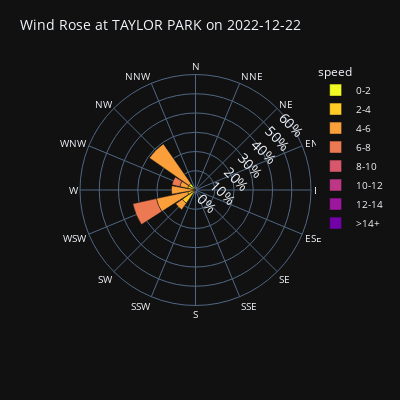

Notebook source saved alongside this figure:
### Code cell
# make subplots of wind rose for each site
for i,df in enumerate([tapc2_df, cairw_df, cascp_df, cacnm_df, co127_df, gothic_df, cbmr_df]):
    # get the station name from the unique station id 
    station_name = synoptic_metadata[df.Station_ID.unique()[0]]['STATION NAME']
    df_event_specific = df.query("Date_Time >= @start_time and Date_Time <= @end_time")
    # create wind rose dataframe for each station
    if ('wind_speed' in df_event_specific.columns) & ('wind_direction' in df_event_specific.columns):
        windrose_df = create_windrose_df(df_event_specific, wind_dir_var='wind_direction', wind_spd_var='wind_speed')
        # create a wind rose plot using bar_polar
        fig = px.bar_polar(windrose_df,
                            r="frequency", 
                            theta="direction", 
                            color="speed", template="plotly_dark",
                            color_discrete_sequence= px.colors.sequential.Plasma_r,
                            width= 400,
                            height=400,
                            barnorm='percent',
                              )
        # update the radial axis to show percentages
        fig.update_layout(
            title=f"Wind Rose at {station_name} on 2022-12-22",
            font_size=10,
            polar_radialaxis=dict(
                 ticksuffix='%',
                 tickfont_size=14,
                 showline=False,
                 showticklabels=True,
                 showgrid=True,
                 angle=45,
                 range=[0, 60]
              ),
        )
        fig.show()
    else:
        continue

### Figure 1 — Plotly figure (JSON) as saved in the notebook; plotly's stock layout.template omitted (floating-point values rounded to 4 significant figures)
{"data": [{"hovertemplate": "speed=0-2<br>frequency=%{r}<br>direction=%{theta}<extra></extra>", "legendgroup": "0-2", "marker": {"color": "#f0f921", "pattern": {"shape": ""}}, "name": "0-2", "r": [0, 0, 0, 0, 0, 0, 0, 0, 0, 0, 0, 0, 0, 0, 4.167, 0], "showlegend": true, "subplot": "polar", "theta": ["N", "NNE", "NE", "ENE", "E", "ESE", "SE", "SSE", "S", "SSW", "SW", "WSW", "W", "WNW", "NW", "NNW"], "type": "barpolar"}, {"hovertemplate": "speed=2-4<br>frequency=%{r}<br>direction=%{theta}<extra></extra>", "legendgroup": "2-4", "marker": {"color": "#fdca26", "pattern": {"shape": ""}}, "name": "2-4", "r": [0, 0, 0, 0, 0, 0, 0, 0, 0, 0, 8.333, 4.167, 0, 4.167, 0, 0], "showlegend": true, "subplot": "polar", "theta": ["N", "NNE", "NE", "ENE", "E", "ESE", "SE", "SSE", "S", "SSW", "SW", "WSW", "W", "WNW", "NW", "NNW"], "type": "barpolar"}, {"hovertemplate": "speed=4-6<br>frequency=%{r}<br>direction=%{theta}<extra></extra>", "legendgroup": "4-6", "marker": {"color": "#fb9f3a", "pattern": {"shape": ""}}, "name": "4-6", "r": [0, 0, 0, 0, 0, 0, 0, 0, 0, 0, 4.167, 16.67, 12.5, 4.167, 25, 0], "showlegend": true, "subplot": "polar", "theta": ["N", "NNE", "NE", "ENE", "E", "ESE", "SE", "SSE", "S", "SSW", "SW", "WSW", "W", "WNW", "NW", "NNW"], "type": "barpolar"}, {"hovertemplate": "speed=6-8<br>frequency=%{r}<br>direction=%{theta}<extra></extra>", "legendgroup": "6-8", "marker": {"color": "#ed7953", "pattern": {"shape": ""}}, "name": "6-8", "r": [0, 0, 0, 0, 0, 0, 0, 0, 0, 0, 0, 12.5, 0, 4.167, 0, 0], "showlegend": true, "subplot": "polar", "theta": ["N", "NNE", "NE", "ENE", "E", "ESE", "SE", "SSE", "S", "SSW", "SW", "WSW", "W", "WNW", "NW", "NNW"], "type": "barpolar"}, {"hovertemplate": "speed=8-10<br>frequency=%{r}<br>direction=%{theta}<extra></extra>", "legendgroup": "8-10", "marker": {"color": "#d8576b", "pattern": {"shape": ""}}, "name": "8-10", "r": [0, 0, 0, 0, 0, 0, 0, 0, 0, 0, 0, 0, 0, 0, 0, 0], "showlegend": true, "subplot": "polar", "theta": ["N", "NNE", "NE", "ENE", "E", "ESE", "SE", "SSE", "S", "SSW", "SW", "WSW", "W", "WNW", "NW", "NNW"], "type": "barpolar"}, {"hovertemplate": "speed=10-12<br>frequency=%{r}<br>direction=%{theta}<extra></extra>", "legendgroup": "10-12", "marker": {"color": "#bd3786", "pattern": {"shape": ""}}, "name": "10-12", "r": [0, 0, 0, 0, 0, 0, 0, 0, 0, 0, 0, 0, 0, 0, 0, 0], "showlegend": true, "subplot": "polar", "theta": ["N", "NNE", "NE", "ENE", "E", "ESE", "SE", "SSE", "S", "SSW", "SW", "WSW", "W", "WNW", "NW", "NNW"], "type": "barpolar"}, {"hovertemplate": "speed=12-14<br>frequency=%{r}<br>direction=%{theta}<extra></extra>", "legendgroup": "12-14", "marker": {"color": "#9c179e", "pattern": {"shape": ""}}, "name": "12-14", "r": [0, 0, 0, 0, 0, 0, 0, 0, 0, 0, 0, 0, 0, 0, 0, 0], "showlegend": true, "subplot": "polar", "theta": ["N", "NNE", "NE", "ENE", "E", "ESE", "SE", "SSE", "S", "SSW", "SW", "WSW", "W", "WNW", "NW", "NNW"], "type": "barpolar"}, {"hovertemplate": "speed=>14+<br>frequency=%{r}<br>direction=%{theta}<extra></extra>", "legendgroup": ">14+", "marker": {"color": "#7201a8", "pattern": {"shape": ""}}, "name": ">14+", "r": [0, 0, 0, 0, 0, 0, 0, 0, 0, 0, 0, 0, 0, 0, 0, 0], "showlegend": true, "subplot": "polar", "theta": ["N", "NNE", "NE", "ENE", "E", "ESE", "SE", "SSE", "S", "SSW", "SW", "WSW", "W", "WNW", "NW", "NNW"], "type": "barpolar"}], "layout": {"barmode": "relative", "barnorm": "percent", "font": {"size": 10}, "height": 400, "legend": {"title": {"text": "speed"}, "tracegroupgap": 0}, "margin": {"t": 60}, "polar": {"angularaxis": {"direction": "clockwise", "rotation": 90}, "domain": {"x": [0, 1], "y": [0, 1]}, "radialaxis": {"angle": 45, "range": [0, 60], "showgrid": true, "showline": false, "showticklabels": true, "tickfont": {"size": 14}, "ticksuffix": "%"}}, "title": {"text": "Wind Rose at TAYLOR PARK on 2022-12-22"}, "width": 400}}
